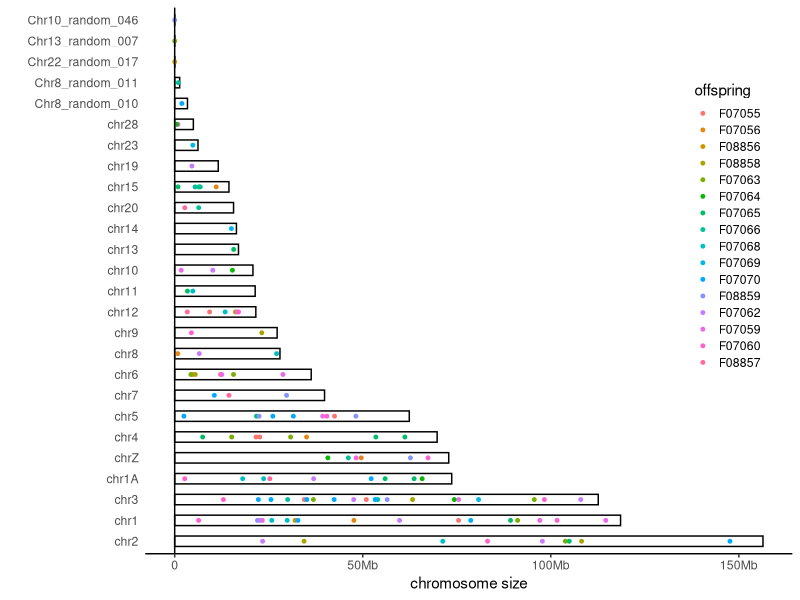
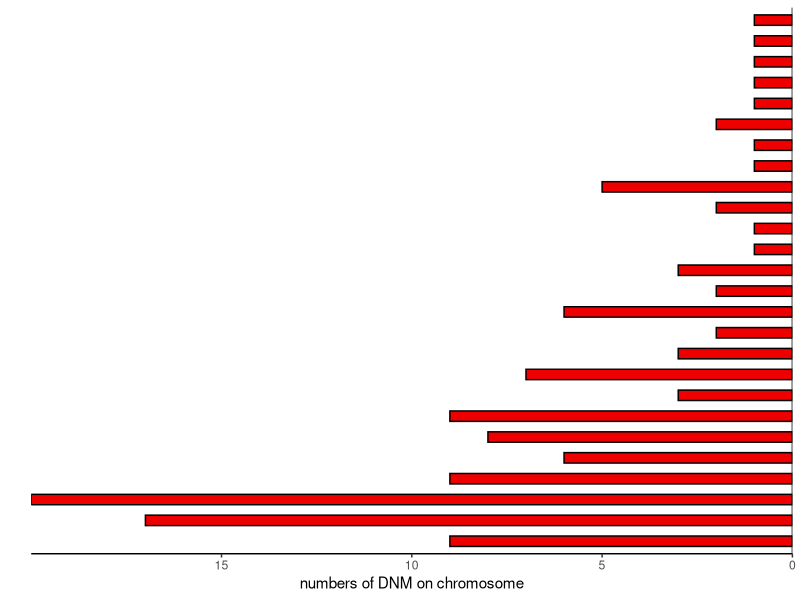
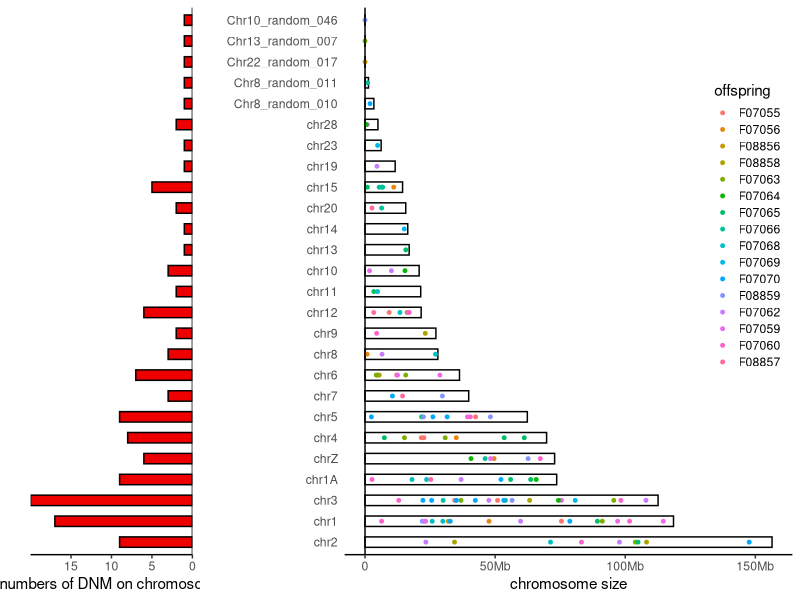
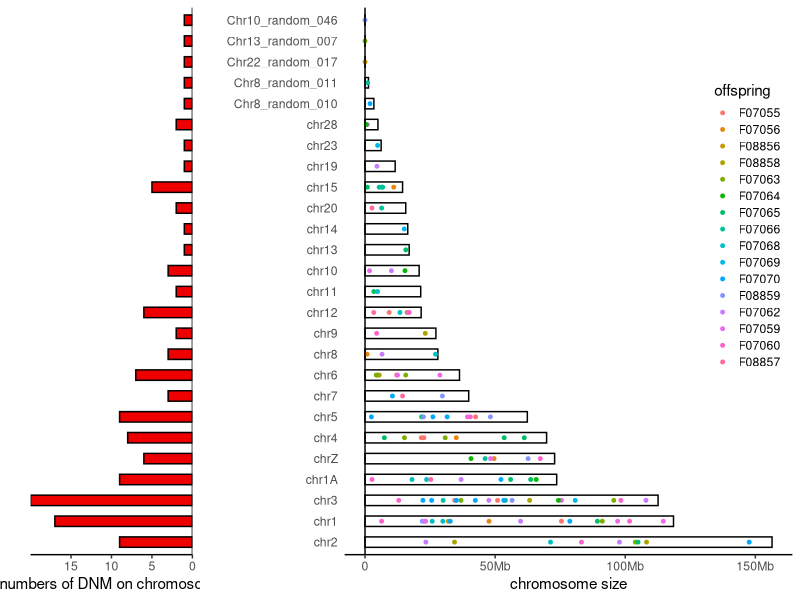

Generate these figures, in order, with R:
library(ggplot2)
library(ggthemes)
library(data.table)

dt <- read.csv("./DNMs_information_list_oldgenome.csv",header = T)
dt <- data.table(dt)
head(dt)

## Statistics of the number of DNMs on offspring
dt$offspring <- factor(dt$offspring, levels = c("F07055","F07056","F08856","F08858",
                                                "F07063","F07064","F07065","F07066",
                                                "F07068","F07069","F07070","F08859",
                                                "F07062","F07059","F07060","F08857"))
## Statistics of the number of DNMs on chromosome
lv <- c("chr2","chr1","chr3","chr1A","chrZ","chr4",
       "chr5","chr7","chr6","chr8","chr9","chr12","chr11","chr10",
       "chr13","chr14","chr20","chr15","chr19","chr23","chr28","Chr8_random_010","Chr8_random_011",
       "Chr22_random_017","Chr13_random_007","Chr10_random_046")

chrsize <- read.csv("./chr_size_oldgenome.csv",header = T)
chrsize$chr <- factor(chrsize$chr, levels = lv)
dt$chromosome <- factor(dt$chromosome, levels = lv)


## 总图
p1 <- ggplot(dt,aes(x=chromosome)) + 
  geom_bar(aes(y=chr_size),stat = "identity",width=0.5,color="black",fill="white") +
  geom_point(aes(y=position,color=offspring),size=1,stat="identity",position="dodge") +
  coord_flip() +
  labs(x = '', y = 'chromosome size') +
  theme_classic()+
  theme(plot.title = element_text(hjust = 0.5,face = "bold"),
        legend.position = c(0.9, 0.6),
        legend.key.size = unit(12,"pt")) +
  theme(panel.grid = element_blank(), panel.background = element_rect(fill = 'transparent')) +
  theme(axis.line.x = element_line(colour = 'black'), 
        axis.line.y = element_line(colour = 'transparent'),
        axis.ticks.y = element_line(colour = 'transparent')) +
  geom_hline(yintercept = 0)+
  scale_y_continuous(labels = as.character(c("0", "50Mb", "100Mb", "150Mb")))
p1
#ggsave("dnms_location1.pdf",plot = p1,width = 9,height = 5)

chrnum <- dt[, -.N, by=chromosome]
p2 <- ggplot(chrnum, aes(x=chromosome,y=V1)) +
  geom_col(fill = 'red2', color = 'black', width = 0.5) +
  theme(panel.grid = element_blank(), panel.background = element_rect(fill = 'transparent')) +
  theme(axis.line.x = element_line(colour = 'black'), 
        axis.text.y=element_blank(),
        axis.line.y = element_line(colour = 'transparent'), 
        axis.ticks.y = element_line(colour = 'transparent')) +
  coord_flip() +
  labs(x = '', y = 'numbers of DNM on chromosome') +
  geom_hline(yintercept = 0) +
  scale_y_continuous(expand = c(0, 0), breaks = c(-15,-10,-5,0), 
                     labels = as.character(c( "15","10", "5", "0")))  #这儿更改间距设置
p2

library(cowplot)
p3 <- plot_grid(p2, p1, nrow = 1, ncol = 2, rel_heights = c(9, 1),rel_widths = c(1, 3))
p3
ggsave("./dnms_location_oldgenome.pdf",plot = p3,width = 10,height = 5)
  